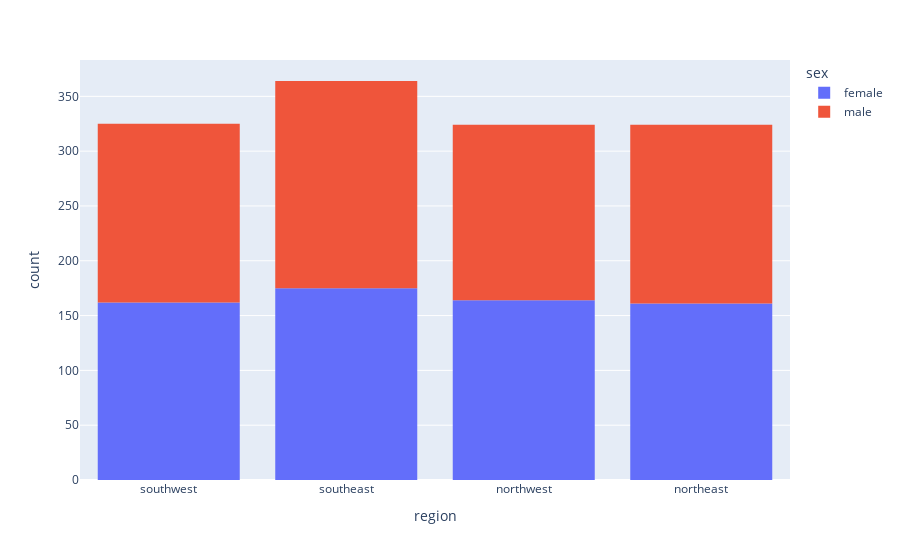

The notebook cell saved with this chart:
### Code cell
fig = px.histogram(df, x='region', color="sex")
fig.update_layout(bargap =0.2)
fig.show()

### Figure 1 — Plotly figure (JSON) as saved in the notebook; plotly's stock layout.template omitted (floating-point values rounded to 4 significant figures; data arrays with more than 128 entries replaced by an {"elided": "..."} marker saying what was removed)
{"data": [{"alignmentgroup": "True", "bingroup": "x", "hovertemplate": "sex=female<br>region=%{x}<br>count=%{y}<extra></extra>", "legendgroup": "female", "marker": {"color": "#636efa", "pattern": {"shape": ""}}, "name": "female", "offsetgroup": "female", "orientation": "v", "showlegend": true, "type": "histogram", "x": {"elided": "662 str values"}, "xaxis": "x", "yaxis": "y"}, {"alignmentgroup": "True", "bingroup": "x", "hovertemplate": "sex=male<br>region=%{x}<br>count=%{y}<extra></extra>", "legendgroup": "male", "marker": {"color": "#EF553B", "pattern": {"shape": ""}}, "name": "male", "offsetgroup": "male", "orientation": "v", "showlegend": true, "type": "histogram", "x": {"elided": "675 str values"}, "xaxis": "x", "yaxis": "y"}], "layout": {"bargap": 0.2, "barmode": "relative", "legend": {"title": {"text": "sex"}, "tracegroupgap": 0}, "margin": {"t": 60}, "xaxis": {"anchor": "y", "domain": [0, 1], "title": {"text": "region"}}, "yaxis": {"anchor": "x", "domain": [0, 1], "title": {"text": "count"}}}}
